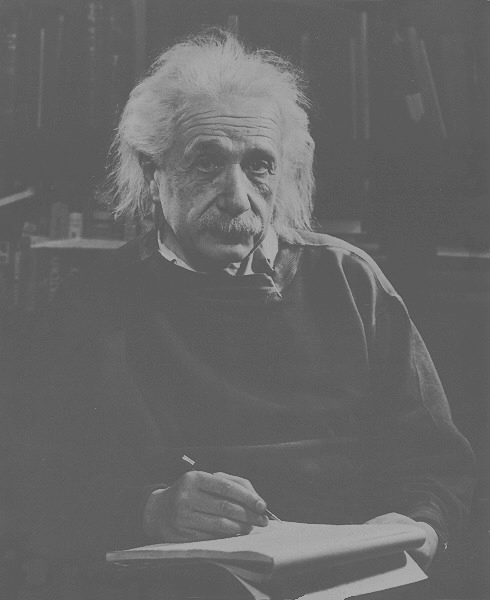
#> input picture Image/Fig0354(a)(einstein_orig).tif, 490 x 600 px
$ jupyter execute Contract_stretching.ipynb
#> lines starting #> are read from the running program, lines starting #| are printed output that depends on the picture
[cell 1]
# -*- coding: utf-8 -*-
"""
giãn ảnh :
    Sự giãn nở hình thái làm cho các vật thể dễ nhìn thấy hơn và lấp đầy các
    lỗ nhỏ trên vật thể. Các đường kẻ có vẻ dày hơn và các hình được tô có
    vẻ lớn hơn.
"""

import matplotlib.pyplot as plt
import numpy as np
import matplotlib.image as img

image = img.imread('../Image/Fig0354(a)(einstein_orig).tif')
#> image is the input picture: shape (600, 490); min 74, max 178, mean 102.4

plt.hist(image)
plt.show()
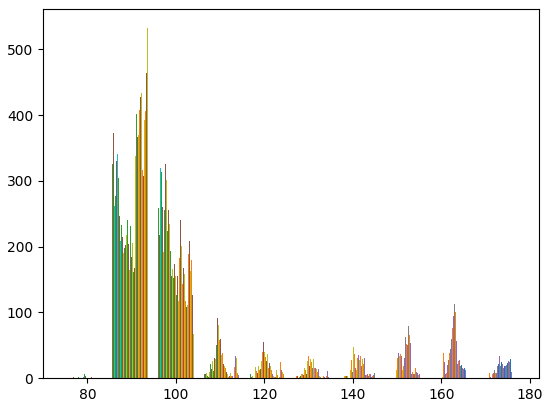
#> figure drawn by matplotlib, 1 panel; tallest bar 354 high, from x = 95.84 to 95.86; tallest bar 309 high, from x = 95.86 to 95.87; tallest bar 316 high, from x = 85.47 to 85.49

def adjust_image_gamma(image, gamma = 0.1):
#> called with gamma = 0.1
  image = np.power(image, gamma)
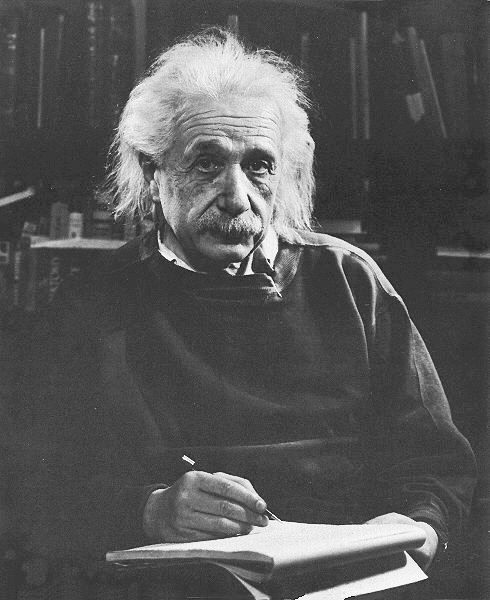
#> image: shape (600, 490) float64; min 1.54, max 1.68, mean 1.59; drawn with min black and max white
  max_val = np.max(image.ravel())
#> max_val = 1.68
  image = image/max_val * 255
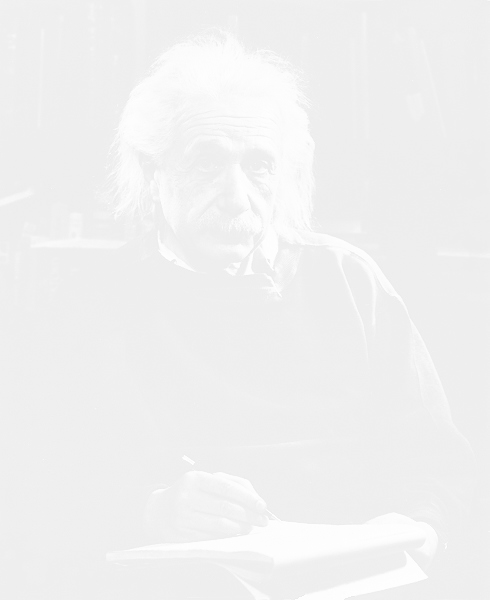
#> image: shape (600, 490) float64; min 233.6, max 255, mean 240.9
  image = image.astype(np.uint8)
  return image

low_adjusted = adjust_image_gamma(image, 0.1)
plt.imshow(low_adjusted)

[cell 2]
histogram, bin_edges = np.histogram(image, bins=256, range=(0, 255))
#> histogram = 256 values, max 42848 at index 95, min 0 at index 0, mean 1148.4; bin_edges = 257 values from 0 to 255
plt.figure()
plt.title("Grayscale Histogram")
plt.xlabel("grayscale value")
plt.ylabel("pixel count")
plt.plot(histogram)
plt.show()
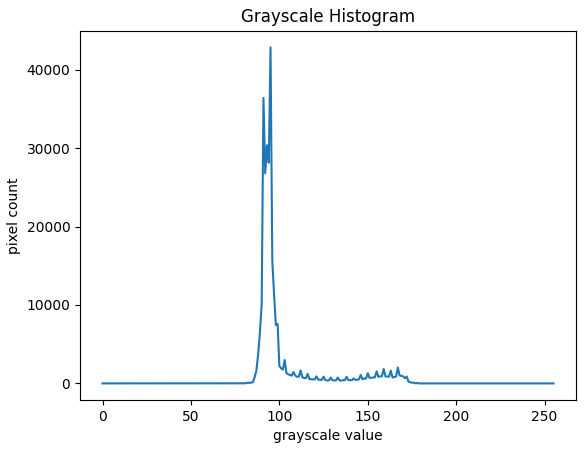
#> figure drawn by matplotlib, 1 panel; curve peaks at x = 95, y = 42848

[cell 3]
# create the histogram
histogram_1, bin_edges_1 = np.histogram(low_adjusted, bins=256, range=(0, 255))
#> histogram_1 = 256 values, max 103733 at index 238, min 0 at index 0, mean 1148.4; bin_edges_1 = 257 values from 0 to 255
# configure and draw the histogram figure
plt.figure()
plt.title("Grayscale Histogram")
plt.xlabel("grayscale value")
plt.ylabel("pixel count")

plt.plot(bin_edges_1[0:-1], histogram_1)  # <- or here
plt.show()
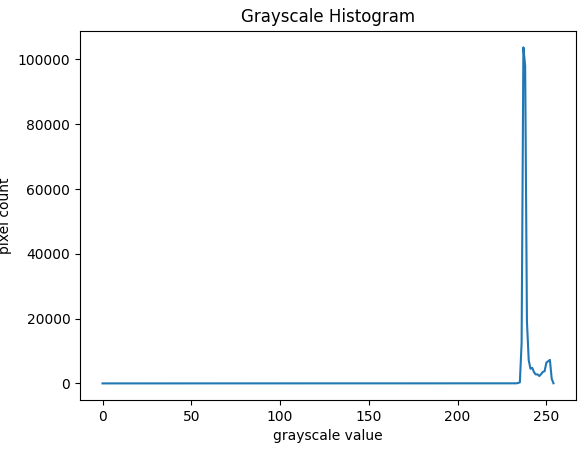
#> figure drawn by matplotlib, 1 panel; curve peaks at x = 237.1, y = 103733

[cell 4]
import numpy as np
import matplotlib.pyplot as plt
from PIL import Image
image = Image.open("../Image/Fig0354(a)(einstein_orig).tif")
fig, ax = plt.subplots()
plt.imshow(image, cmap='gray')
plt.show()

[cell 5]
histogram, bin_edges = np.histogram(image, bins=256, range=(0, 255))
plt.figure()
plt.title("Grayscale Histogram")
plt.xlabel("grayscale value")
plt.ylabel("pixel count")
plt.plot(histogram)
plt.show()

[cell 6]
def contract_stretching(image):
    a = 0
    b = 255
    c = np.max(image)
#> c = 178
    d = np.min(image)
#> d = 74

    # im_out = np.zeros(image.shape)
    im_out = (image - c) * ((a - b) / (c - d)) + a
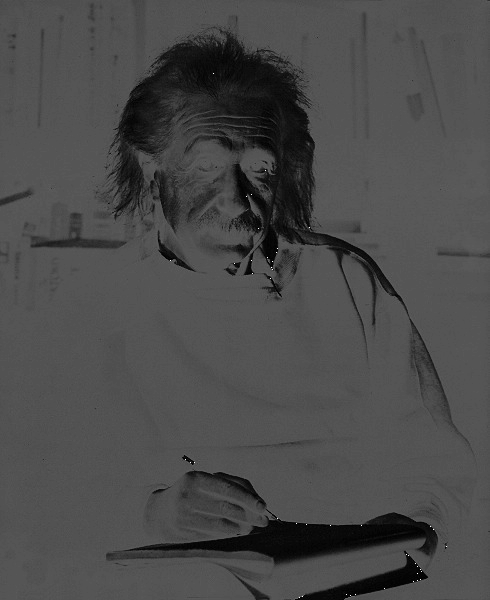
#> im_out: shape (600, 490) float64; min -625.2, max 0, mean -442.1; drawn with min black and max white
    return im_out

[cell 7]
# create image ouput with contrast stretching
# image_out = skimage.exposure.rescale_intensity(image, out_range=(0, 1))
image_out = contract_stretching(image)
fig, ax = plt.subplots()
plt.imshow(image_out, cmap='gray')
plt.show()

[cell 8]
# create the histogram
histogram_1, bin_edges_1 = np.histogram(image_out, bins=256, range=(0, 255))
#> histogram_1 = 256 values, max 44 at index 0, min 0 at index 1, mean 0.172
# configure and draw the histogram figure
plt.figure()
plt.title("Grayscale Histogram")
plt.xlabel("grayscale value")
plt.ylabel("pixel count")

plt.plot(bin_edges_1[0:-1], histogram_1)  # <- or here
plt.show()
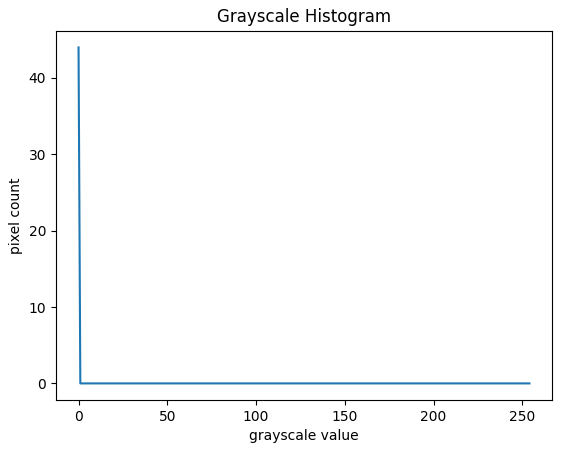
#> figure drawn by matplotlib, 1 panel; curve peaks at x = 0, y = 44
